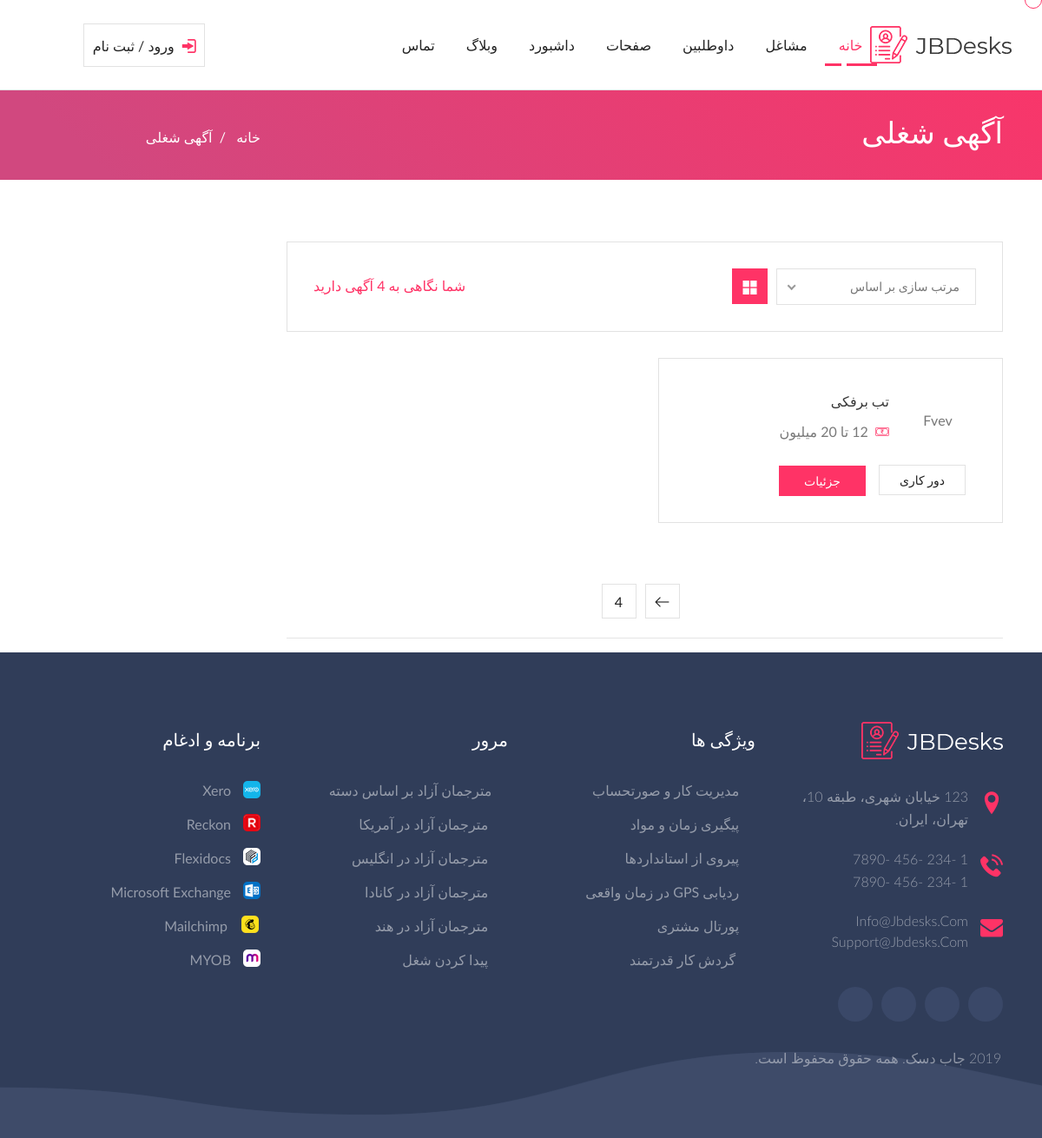
/jobs, run on an earlier commit of the app's database.
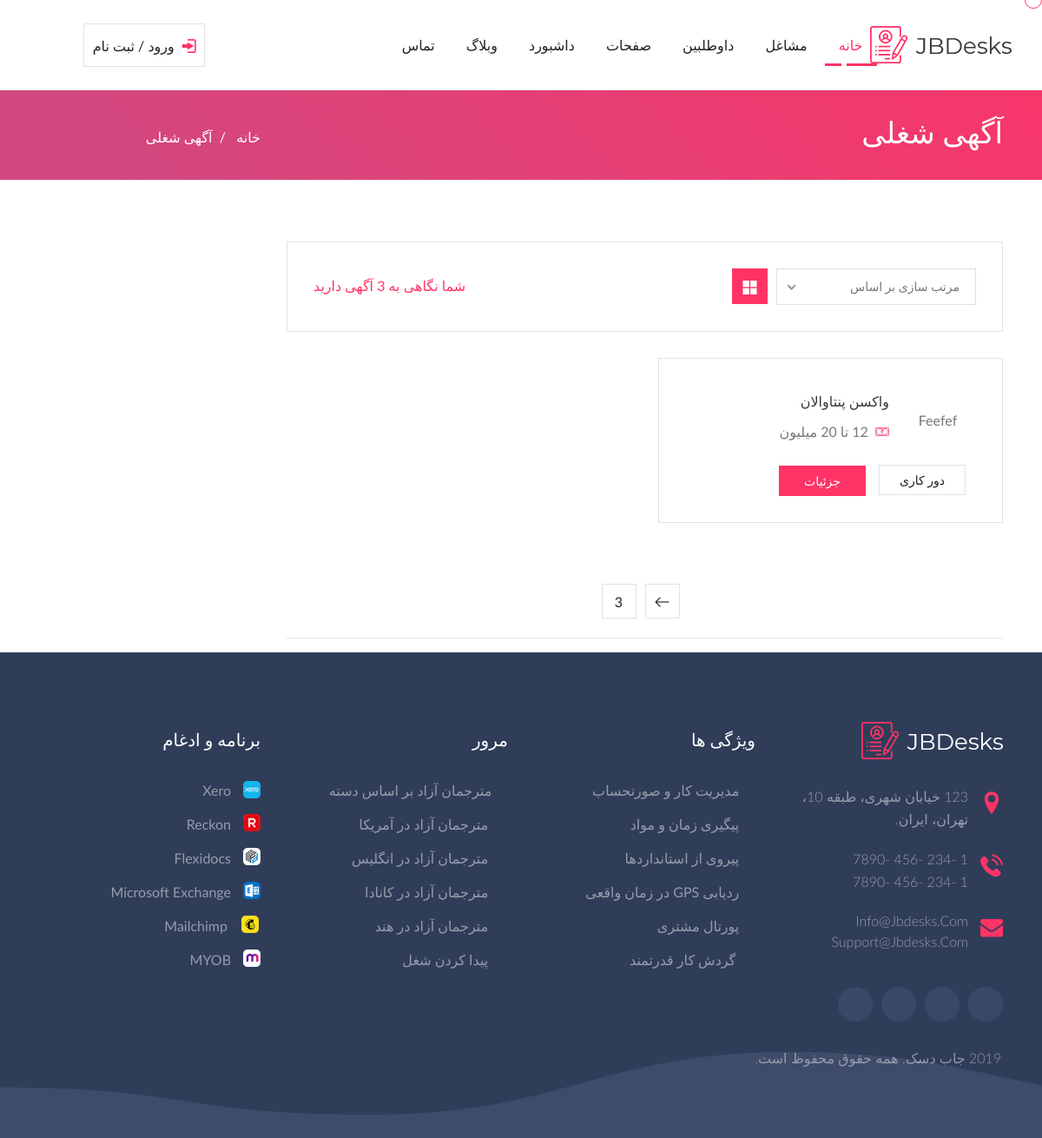
And on a later commit of the database.
### jobs/models.py (models this page shows, shortened)
class Jobs(models.Model):
    author = models.ForeignKey(User, models.CASCADE, verbose_name='نویسنده')
    title = models.CharField(max_length=300, verbose_name='عنوان شغلی')
    company = models.CharField(max_length=300, verbose_name='نام شرکت')
    description = HTMLField(verbose_name='توضیحات شغلی')
    employer_description = models.TextField(verbose_name='نفش کارمند در شرکت')
    address = models.TextField(verbose_name='آدرس شرکت شما')
    important = TaggableManager(blank=True, verbose_name='مهارت های لازم')
    service = TaggableManager(through=Services,blank=True, verbose_name='مسئولیت ها',related_name='services')
    price = models.CharField(max_length=200, default='12 تا 20 میلیون', choices=PRICE_CHOICES, verbose_name="حقوق")
    category = models.ForeignKey(Category, on_delete=models.SET_NULL, verbose_name='دسته بندی', blank=True, null=True)
    state = models.ForeignKey(Cities, on_delete=models.SET_NULL, verbose_name='شهر', blank=True, null=True)
    Type = models.CharField(max_length=200, default='d', choices=Job_CHOICES, verbose_name="وضعیت شغلی")
    status = models.CharField(max_length=200, default='i', choices=STATUS_CHOICES, verbose_name="وضعیت")
    soldiering = models.CharField(max_length=200, default='مهم نیست', choices=SOLDIER_CHOICES,
                                  verbose_name="وضعیت نظام وظیفه")
    sex = models.CharField(max_length=200, default='مهم نیست', choices=SEX_CHOICES,
                                  verbose_name="جنسیت")
    experiance = models.CharField(max_length=200, default='مهم نیست', choices=EXPERIANCE_CHOICES,
                                  verbose_name="سطح تجربه")
    date=models.DateTimeField(auto_now_add=True,verbose_name='زمان ثبت')

### jobs/views.py (the view)
# urls.py: path('jobs', JobListView.as_view(), name='job-list'),
class JobListView(ListView):
    model = Jobs
    template_name = 'jobs/jobs_list.html'
    queryset = Jobs.objects.filter(status='p')
    paginate_by = 1
    def get_context_data(self, **kwargs):
        context = super().get_context_data(**kwargs)
        context["jobcount"] = Jobs.objects.filter(status='p').count()
        return context

### templates/jobs/jobs_list.html (shortened to what this page needs)
{% extends 'shared/base.html' %}
{% block content %}
<div class="page_title_section">
    <div class="page_header">
        <div class="container">
            <div class="row">
                <div class="col-lg-9 col-md-9 col-12 col-sm-8">
                    <h1>آگهی شغلی</h1>
                </div>
                <div class="col-lg-3 col-md-3 col-12 col-sm-4">
                    <div class="sub_title_section">
                        <ul class="sub_title">
                            <li> <a href="{% url 'index' %}"> خانه </a>&nbsp; / &nbsp; </li>
                            <li>آگهی شغلی</li>
                        </ul>
                    </div>
                </div>
            </div>
        </div>
    </div>
</div>
<div class="job_filter_listing_wrapper jb_cover">
    <div class="container">
        <div class="row">
            <div class="col-lg-12 col-md-12 col-sm-12 col-12 d-none d-sm-none d-md-none d-lg-block d-xl-block">
            </div>
            <div class="col-lg-9 col-md-12 col-sm-12 col-12">
                <div class="job_listing_left_side jb_cover">
                    <div class="filter-area jb_cover">
                        <div class="list-grid">
                            <ul class="nav nav-tabs">
                                <li class="nav-item">
                                    <a class="nav-link active" data-toggle="tab" href="#grid"> <i
                                            class="flaticon-four-grid-layout-design-interface-symbol"></i></a>
                                </li>
                            </ul>
                        </div>
                        <div class="showpro">
                            <p>شما نگاهی به {{jobcount}} آگهی دارید</p>
                        </div>
                    </div>
                    <div class="tab-content btc_shop_index_content_tabs_main jb_cover">
                        <div id="grid" class="tab-pane active">
                            <div class="row">
                                {% for job in object_list %}
                                <div class="col-lg-6 col-md-6 col-sm-12">
                                    <div class="job_listing_left_fullwidth job_listing_grid_wrapper jb_cover">
                                        <div class="row">
                                            <div class="col-lg-12 col-md-12 col-sm-12 col-12">
                                                <div class="jp_job_post_side_img">
                                                    <br> <span>{{job.company}}</span>
                                                </div>
                                                <div class="jp_job_post_right_cont">
                                                    <h4><a href="{% url 'job-detail' job.id %}">{{job.title}}</a></h4>
                                                    <ul>
                                                        <li><i class="flaticon-cash"></i>&nbsp; {{job.price}}</li>
                                                    </ul>
                                                </div>
                                            </div>
                                            <div class="col-lg-12 col-md-12 col-sm-12 col-12">
                                                <div class="jp_job_post_right_btn_wrapper jb_cover">
                                                    <ul>
                                                        <li><a href="{% url 'job-detail' job.id %}">{{job.Type}}</a>
                                                        </li>
                                                        <li> <a href="{% url 'job-detail' job.id %}">جزئیات</a></li>
                                                    </ul>
                                                </div>
                                            </div>
                                        </div>
                                    </div>
                                </div>
                                {% endfor %}
                            </div>
                        </div>
                    </div>
                </div>
                {% if page_obj %}
                <div class="blog_pagination_section jb_cover">
                    <ul>
                        {% if page_obj.has_next %}
                        <li>
                            <a href="?page={{ page_obj.next_page_number }}" class="next"> <i
                                    class="flaticon-right-arrow"></i> </a>
                        </li>
                        <li> <a href="?page={{ page_obj.paginator.num_pages }}">{{ page_obj.paginator.num_pages }}</a>
                        </li>
                        {% endif %}
                    </ul>
                    <br>
                    <hr>
                </div>
    {% endif %}
            </div>
        </div>
    </div>
</div>
{% endblock content %}

### templates/shared/base.html (shortened to what this page needs)
{% load static %}
<!DOCTYPE html>
<html lang="zxx">
<head>
    <link rel="stylesheet" type="text/css" href="{% static 'css/animate.css'%}" />
    <link rel="stylesheet" type="text/css" href="{% static 'css/bootstrap.min.css'%}" />
    <link rel="stylesheet" type="text/css" href="{% static 'css/fonts.css'%}" />
    <link rel="stylesheet" type="text/css" href="{% static 'css/flaticon.css'%}" />
    <link rel="stylesheet" type="text/css" href="{% static 'css/font-awesome.css'%}" />
    <link rel="stylesheet" type="text/css" href="{% static 'css/owl.carousel.css'%}">
    <link rel="stylesheet" type="text/css" href="{% static 'css/owl.theme.default.css'%}">
    <link rel="stylesheet" type="text/css" href="{% static 'css/dropify.min.css'%}" />
    <link rel="stylesheet" type="text/css" href="{% static 'css/jquery-ui.min.css'%}">
    <link rel="stylesheet" type="text/css" href="{% static 'css/magnific-popup.css'%}" />
    <link rel="stylesheet" type="text/css" href="{% static 'css/nice-select.css'%}" />
    <link rel="stylesheet" type="text/css" href="{% static 'css/reset.css'%}" />
    <link rel="stylesheet" type="text/css" href="{% static 'css/style.css'%}" />
    <link rel="stylesheet" type="text/css" href="{% static 'css/responsive.css'%}" />
</head>
<body>
    <div class="cursor"></div>
    <div class="cp_navi_main_wrapper jb_cover">
        <div class="container-fluid">
            <div class="cp_logo_wrapper">
                <a href="index.html">
                    <img src="images/logo.png" alt="logo">
                </a>
            </div>
            <div class="menu_btn_box header_btn jb_cover">
                <ul>
                                {% if user.is_authenticated %}
                     <li>
                        <a href="{% url 'profile' %}"> <i class="flaticon-man-user"></i> پروفایل کاربری</a>
                    </li>
                {% else %}
                    <li>
                        <a href="{% url 'login' %}"> <i class="flaticon-login"></i> ورود / ثبت نام</a>
                    </li>
                {% endif %}
                </ul>
            </div>
            <div class="jb_navigation_wrapper">
                <div class="mainmenu d-xl-block d-lg-block d-md-none d-sm-none d-none">
                    <ul class="main_nav_ul">
                        <li class="has-mega gc_main_navigation"><a href="#" class="gc_main_navigation active_class">خانه</a>
                        </li>
                        <li class="has-mega gc_main_navigation"><a href="#" class="gc_main_navigation">مشاغل</a>
                        </li>
                        <li class="has-mega gc_main_navigation kv_sub_menu">
                            <a href="#" class="gc_main_navigation">  داوطلبین</a>
                        </li>
                        <li class="has-mega gc_main_navigation"><a href="#" class="gc_main_navigation">صفحات</a>
                        </li>
                        <li class="has-mega gc_main_navigation"><a href="#" class="gc_main_navigation">داشبورد</a>
                        </li>
                        <li class="has-mega gc_main_navigation"><a href="#" class="gc_main_navigation">وبلاگ</a>
                        </li>
                        <li><a href="contact_us.html" class="gc_main_navigation">تماس</a></li>
                    </ul>
                </div>
                <div class="jb_search_btn_wrapper d-none d-sm-none d-md-none d-lg-block d-xl-block">
                    <div class="extra-nav">
                        <div class="extra-cell">
                            <button id="quik-search-btn" type="button" class="site-button radius-xl"><i class="fas fa-search"></i></button>
                        </div>
                    </div>
                </div>
            </div>
        </div>
    </div>
{% block content %}
{% endblock  %}
    <div class="footer jb_cover">
        <div class="container">
            <div class="row">
                <div class="col-lg-3 col-sm-6 col-12">
                    <div class="footerNav jb_cover">
                        <a href="#"><img src="images/logo2.png" alt="img"></a>
                        <ul class="footer_first_contact">
                            <li>
                                <p>123 خیابان شهری، طبقه 10،
                                    <br> تهران، ایران.
                                </p>
                            </li>
                            <li>
                                <p>1 -234 -456 -7890
                                    <br> 1 -234 -456 -7890</p>
                            </li>
                            <li><a href="#">info@Jbdesks.com </a>
                                <br>
                                <a href="#">support@Jbdesks.com</a>
                            </li>
                        </ul>
                        <ul class="icon_list_news jb_cover">
                            <li><a href="#"><i class="fab fa-facebook-f"></i></a></li>
                            <li>
                                <a href="#"><i class="fab fa-twitter"></i>
                                    </a>
                            </li>
                            <li><a href="#"><i class="fab fa-linkedin-in"></i></a></li>
                            <li><a href="#"><i class="fab fa-google-plus-g"></i></a></li>
                        </ul>
                    </div>
                </div>
                <div class="col-lg-3 col-sm-6 col-12">
                    <div class="footerNav jb_cover footer_border_displ">
                        <h5>ویژگی ها</h5>
                        <ul class="nav-widget">
                            <li><a href="#"><i class="fa fa-square"></i>مدیریت کار و صورتحساب
</a></li>
                            <li><a href="#"><i class="fa fa-square"></i>پیگیری زمان و مواد
</a></li>
                            <li><a href="#"><i class="fa fa-square"></i>پیروی از استانداردها
</a></li>
                            <li><a href="#"><i class="fa fa-square"></i>ردیابی GPS در زمان واقعی
</a></li>
                            <li><a href="#"><i class="fa fa-square"></i>پورتال مشتری
</a></li>
                            <li><a href="#"><i class="fa fa-square"></i> گردش کار قدرتمند</a></li>
                        </ul>
                    </div>
                </div>
                <div class="col-lg-3 col-sm-6 col-12">
                    <div class="footerNav float_left footer_border_displ">
                        <h5>مرور</h5>
                        <ul class="nav-widget">
                            <li><a href="#"><i class="fa fa-square"></i>مترجمان آزاد بر اساس دسته</a></li>
                            <li><a href="#"><i class="fa fa-square"></i> مترجمان آزاد در آمریکا </a></li>
                            <li><a href="#"><i class="fa fa-square"></i> مترجمان آزاد در انگلیس</a></li>
                            <li><a href="#"><i class="fa fa-square"></i> مترجمان آزاد در کانادا</a></li>
                            <li><a href="#"><i class="fa fa-square"></i> مترجمان آزاد در هند</a></li>
                            <li><a href="#"><i class="fa fa-square"></i> پیدا کردن شغل</a></li>
                        </ul>
                    </div>
                </div>
                <div class="col-lg-3 col-sm-6 col-12">
                    <div class="footerNav float_left footer_border_displ">
                        <h5>برنامه و ادغام</h5>
                        <ul class="nav-widget">
                            <li>
                                <a href="#"><img src="images/ft1.png" alt="img">Xero
                                </a>
                            </li>
                            <li>
                                <a href="#"><img src="images/ft2.png" alt="img">Reckon
                                </a>
                            </li>
                            <li>
                                <a href="#"><img src="images/ft3.png" alt="img">Flexidocs
                                </a>
                            </li>
                            <li>
                                <a href="#"><img src="images/ft4.png" alt="img">Microsoft Exchange</a>
                            </li>
                            <li>
                                <a href="#"><img src="images/ft5.png" alt="img"> Mailchimp
                                </a>
                            </li>
                            <li>
                                <a href="#"><img src="images/ft6.png" alt="img"> MYOB
                                </a>
                            </li>
                        </ul>
                    </div>
                </div>
                <div class="copyright_left"><i class="fa fa-copyright"></i> 2019 <a href="#">  جاب دسک.  </a> همه حقوق محفوظ است.
                </div>
            </div>
        </div>
        <div class="waveWrapper waveAnimation">
            <div class="waveWrapperInner bgTop gradient-color">
                <div class="wave waveTop"></div>
            </div>
            <div class="waveWrapperInner bgMiddle">
                <div class="wave waveMiddle"></div>
            </div>
            <div class="waveWrapperInner bgBottom">
            </div>
        </div>
    </div>
</body>
</html>

What changed in the data, as far as the page shows it:
removed Jobs: company "Fvev", title "تب برفکی", price "12 تا 20 میلیون", Type "دور کاری"
now on this page (row unchanged): Jobs: company "Feefef", title "واکسن پنتاوالان", price "12 تا 20 میلیون", Type "دور کاری"
Also different on the page:
{{ jobcount }}: "4" → "3"
{{ page_obj.paginator.num_pages }}: "4" → "3"
